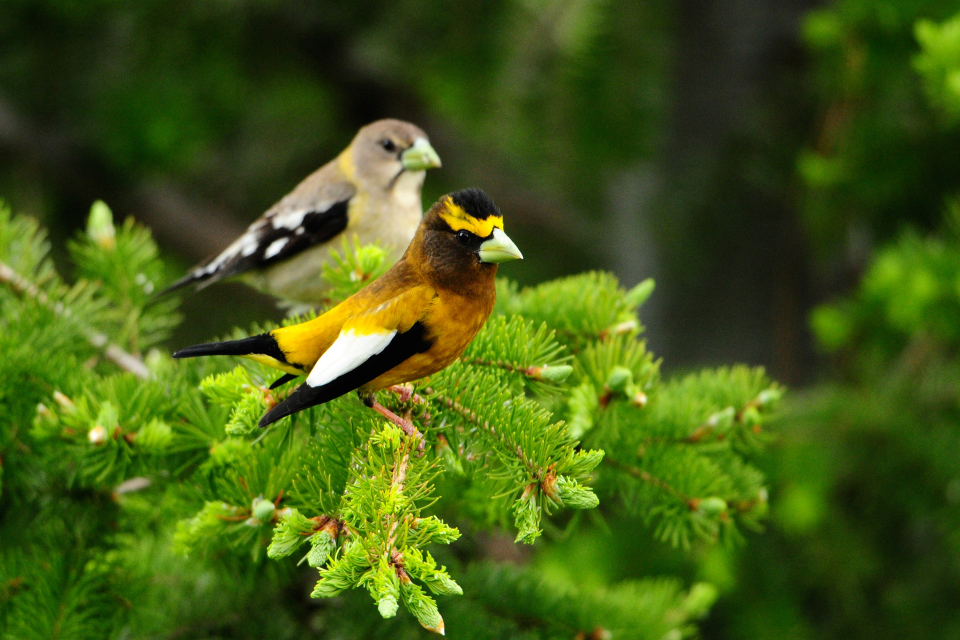
#> input picture SrcImage/sample1.jpg, 1920 x 1280 px (shown at 1/2 size)
$ jupyter execute 2_b.ipynb
#> lines starting #> are read from the running program, lines starting #| are printed output that depends on the picture
[cell 1]
import cv2
import matplotlib.pyplot as plt
import numpy as np

# Read the original image
path = "../SrcImage/sample1.jpg"  # Replace with your image path
img_bgr = cv2.imread(path)
#> img_bgr is the input picture: shape (1280, 1920, 3); mean B, G, R 20, 89, 66.2
img_rgb = cv2.cvtColor(img_bgr, cv2.COLOR_BGR2RGB)
img_gray = cv2.cvtColor(img_bgr, cv2.COLOR_BGR2GRAY)
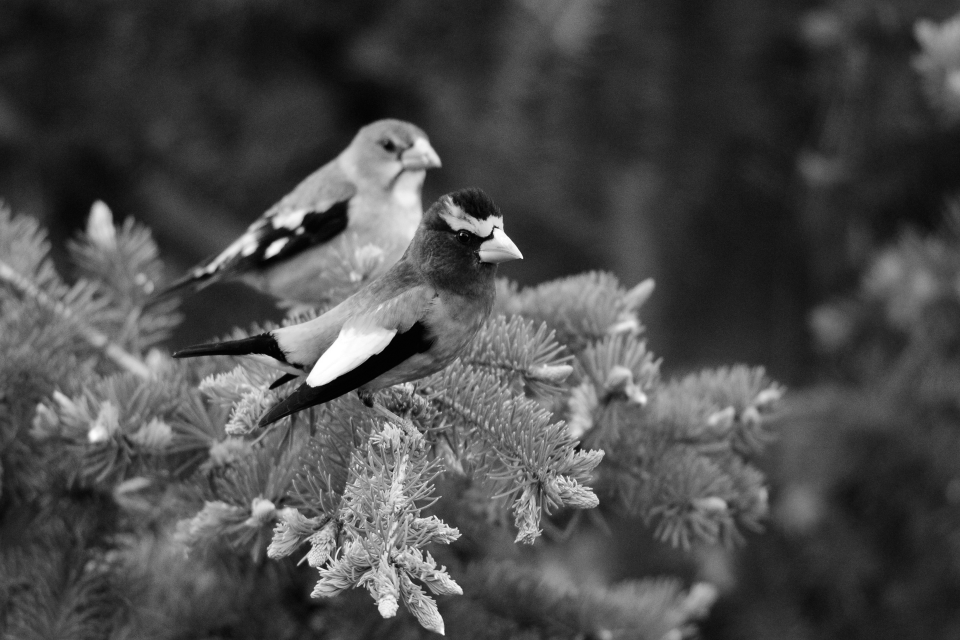
#> img_gray: shape (1280, 1920) (shown at 1/2 size); min 0, max 255, mean 74.3
img = cv2.resize(img_gray, (512, 512))
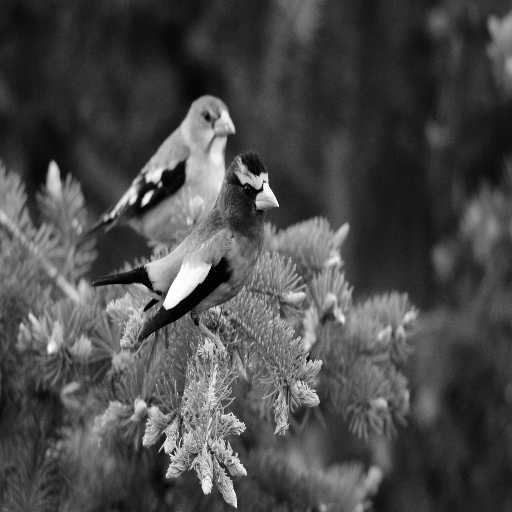
#> img: shape (512, 512); min 0, max 255, mean 74.2

[cell 2]
import cv2
import numpy    as np
import matplotlib.pyplot as plt

# Define gamma and c for the power law transform
gamma = 0.4
c = 100
plt.hist(img.ravel(), 256)
# Apply the power law transform
power_transformed = c * np.power(img, gamma)
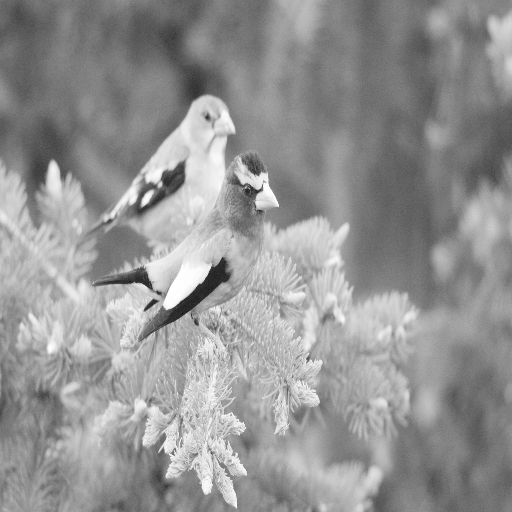
#> power_transformed: shape (512, 512) float64; min 0, max 917.5, mean 533.4; drawn with min black and max white

# Apply the logarithmic transform
# log_transformed = c * np.log(1 + img)
log_transformed = c * (255 * (np.log(1 + img/255) / np.log(2)))
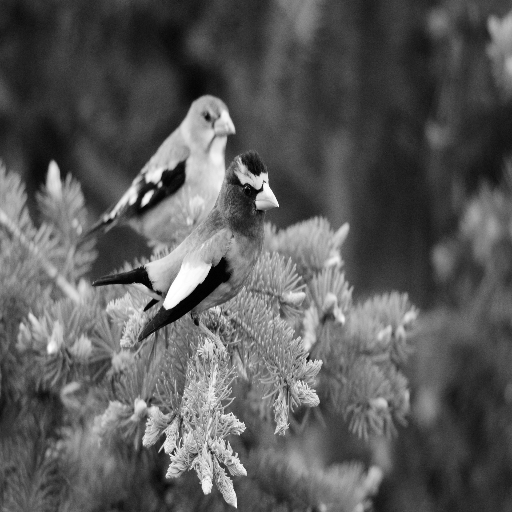
#> log_transformed: shape (512, 512) float64; min 0, max 25500, mean 9034.6; drawn with min black and max white
plt.figure(figsize=(8, 8))
plt.hist(log_transformed.ravel(), 256)
# Apply the inverse logarithmic transform
c = 255
inverse_log_transformed = 255 * (np.power(2, (img/c)) - 1)
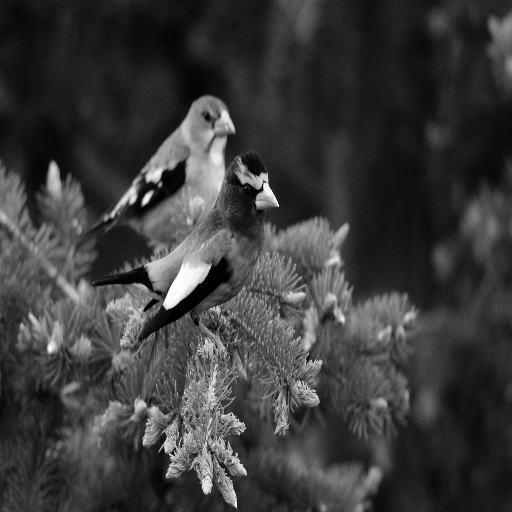
#> inverse_log_transformed: shape (512, 512) float64; min 0, max 255, mean 59.8


# Display the original, power transformed, and inverse logarithmic transformed images
plt.figure(figsize=(12, 12))
plt.subplot(2, 2, 1)
plt.imshow(img, cmap='gray')
plt.title("Original Image")
plt.axis("off")

# plt.figure(figsize=(12, 4))
plt.subplot(2, 2, 2)
plt.imshow(log_transformed, cmap='gray')
plt.title("log transformed Image")
plt.axis("off")


plt.subplot(2, 2, 3)
plt.imshow(power_transformed, cmap='gray')
plt.title(f"Power Law Transform gamma = {gamma}")
plt.axis("off")

plt.subplot(2, 2, 4)
# plt.imshow(cv2.cvtColor(inverse_log_transformed, cv2.COLOR_BGR2RGB))
plt.imshow(inverse_log_transformed, cmap='gray')
plt.title("Inverse Logarithmic Transform")
plt.axis("off")

plt.show()
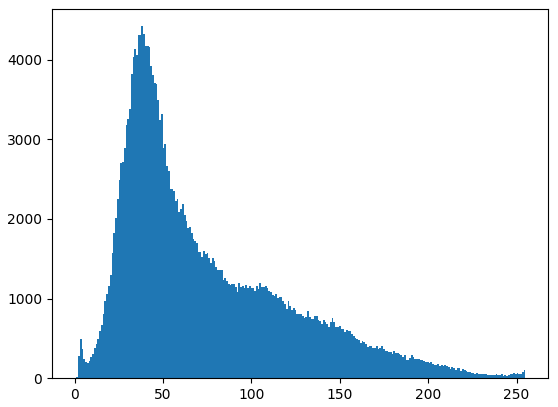
#> figure drawn by matplotlib, 1 panel; tallest bar 4419 high, from x = 37.85 to 38.85
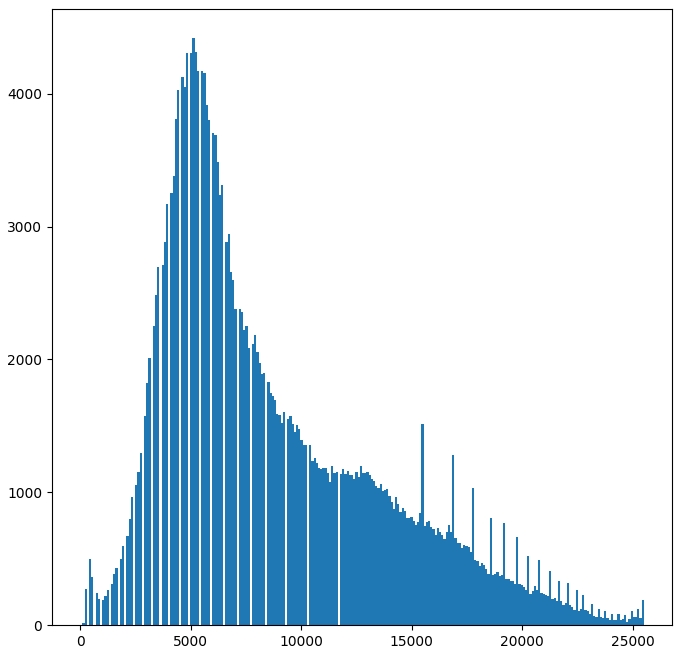
#> figure drawn by matplotlib, 1 panel; tallest bar 4419 high, from x = 5080.1 to 5179.7

$ run again, with SrcImage/1.jpg copied over SrcImage/sample1.jpg
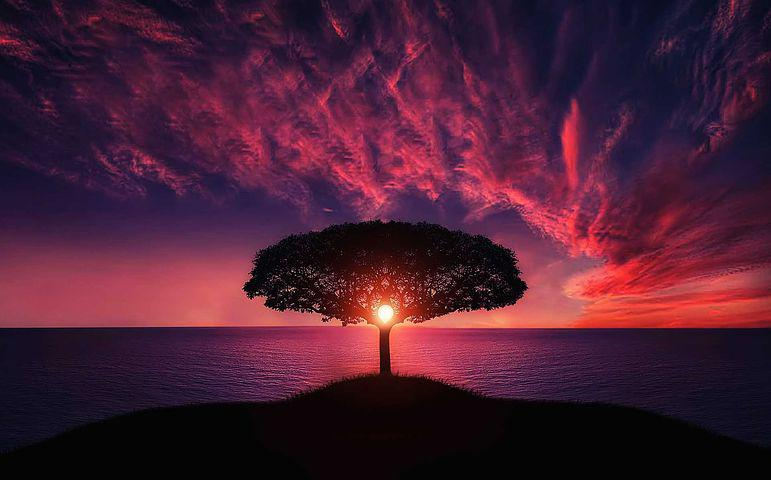
#> input picture SrcImage/1.jpg, 771 x 480 px
#> img_bgr is the input picture: shape (480, 771, 3); mean B, G, R 51.4, 30.4, 73.7
#> `inverse_log_transformed = 255 * (np.power(2, (img/c)) - 1)`:
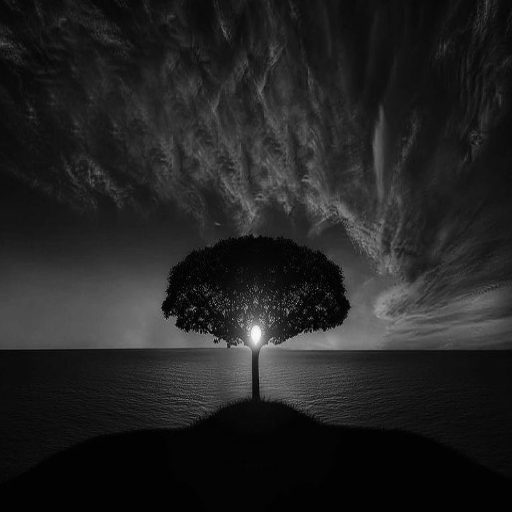
#> inverse_log_transformed: shape (512, 512) float64; min 0, max 250.9, mean 35.1
#> `plt.show()`:
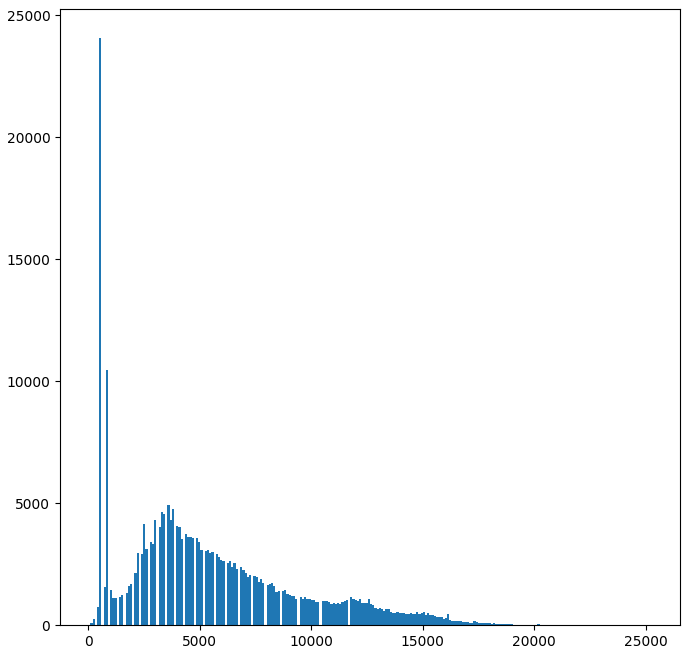
#> figure drawn by matplotlib, 1 panel; tallest bar 24046 high, from x = 493.8 to 592.6
